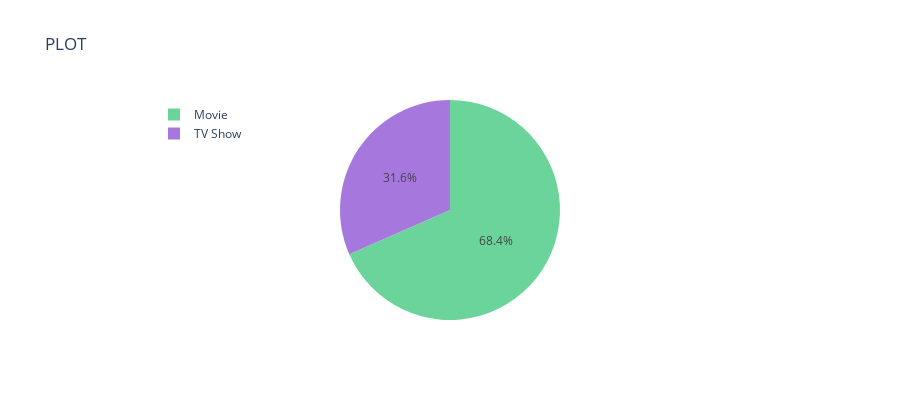

The notebook cell saved with this chart:
### Code cell
col = "type"
grouped = df[col].value_counts().reset_index()
grouped = grouped.rename(columns = {col : "count", "index" : col})

## plot
trace = go.Pie(labels=grouped[col], values=grouped['count'], pull=[0, 0], marker=dict(colors=["#6ad49b", "#a678de"]))
layout = go.Layout(title="PLOT", height=400, legend=dict(x=0.1, y=1))
fig = go.Figure(data = [trace], layout = layout)
iplot(fig)

### Figure 1 — Plotly figure (JSON) as saved in the notebook; plotly's stock layout.template omitted (floating-point values rounded to 4 significant figures)
{"data": [{"labels": ["Movie", "TV Show"], "marker": {"colors": ["#6ad49b", "#a678de"]}, "pull": [0, 0], "type": "pie", "values": [4265, 1969]}], "layout": {"height": 400, "legend": {"x": 0.1, "y": 1}, "title": {"text": "PLOT"}}}
